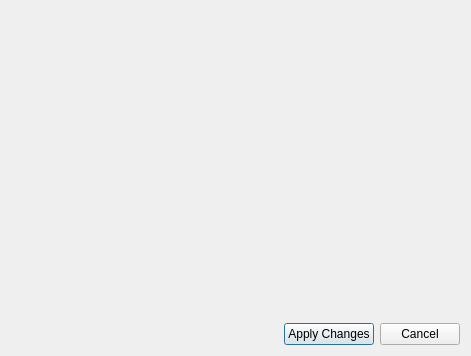
<?xml version="1.0" encoding="UTF-8"?>
<ui version="4.0">
 <class>DbProfileManager</class>
 <widget class="QDialog" name="DbProfileManager">
  <property name="geometry">
   <rect>
    <x>0</x>
    <y>0</y>
    <width>471</width>
    <height>356</height>
   </rect>
  </property>
  <property name="windowTitle">
   <string>Manage profiles</string>
  </property>
  <layout class="QGridLayout" name="gridLayout">
   <item row="1" column="1">
    <widget class="QPushButton" name="applyPushButton">
     <property name="text">
      <string>Apply Changes</string>
     </property>
    </widget>
   </item>
   <item row="1" column="2">
    <widget class="QPushButton" name="cancelPushButton">
     <property name="text">
      <string>Cancel</string>
     </property>
    </widget>
   </item>
   <item row="1" column="0">
    <spacer name="horizontalSpacer">
     <property name="orientation">
      <enum>Qt::Horizontal</enum>
     </property>
     <property name="sizeHint" stdset="0">
      <size>
       <width>40</width>
       <height>20</height>
      </size>
     </property>
    </spacer>
   </item>
   <item row="0" column="0" colspan="3">
    <widget class="CustomSelector" name="profileCustomSelector" native="true"/>
   </item>
  </layout>
 </widget>
 <customwidgets>
  <customwidget>
   <class>CustomSelector</class>
   <extends>QWidget</extends>
   <header>DsgTools.gui.CustomWidgets.SelectionWidgets.customSelector.h</header>
   <container>1</container>
  </customwidget>
 </customwidgets>
 <resources/>
 <connections/>
</ui>
